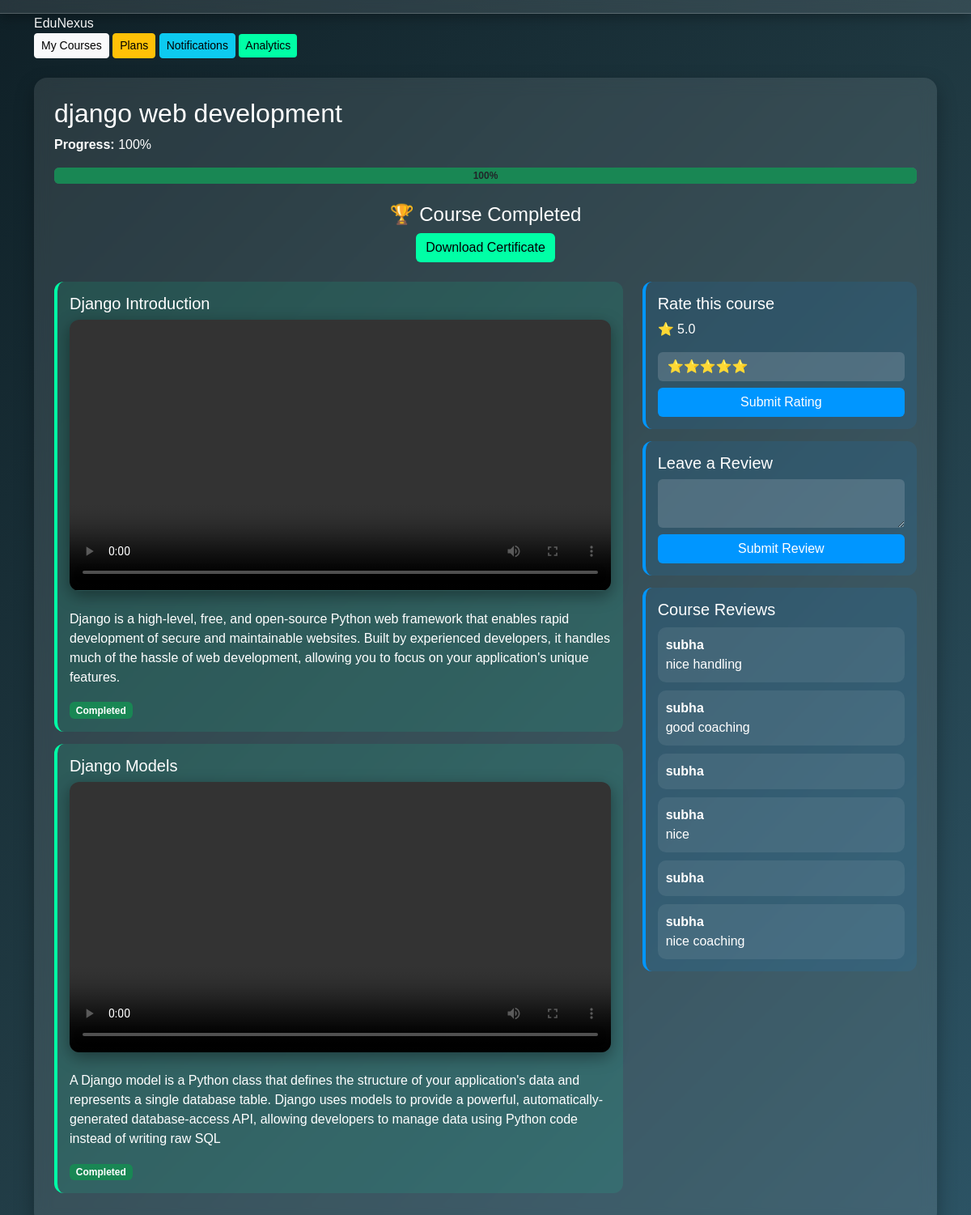
/course/2/ (signed in), run on the app's committed database.
### knowledgehub/models.py (models this page shows, shortened)
class Course(models.Model):
    title = models.CharField(max_length=200)
    description = models.TextField()
    created_at = models.DateTimeField(auto_now_add=True)
    image = models.ImageField(upload_to="course_images/", null=True, blank=True)
    is_premium = models.BooleanField(default=False)

class Lesson(models.Model):
    course = models.ForeignKey(Course, on_delete=models.CASCADE)
    title = models.CharField(max_length=200)
    content = models.TextField()
    video = models.FileField(upload_to="course_videos/", null=True, blank=True)

class CourseReview(models.Model):
    user = models.ForeignKey(User, on_delete=models.CASCADE)
    course = models.ForeignKey(Course, on_delete=models.CASCADE)
    comment = models.TextField()
    created_at = models.DateTimeField(auto_now_add=True)

### knowledgehub/views.py (the view)
# urls.py: path("course/<int:id>/", course_detail),
@login_required
def course_detail(request, id):
    course = get_object_or_404(Course, id=id)
    lessons = Lesson.objects.filter(course=course)
    total_lessons = lessons.count()
    completed = LessonProgress.objects.filter(
        user=request.user,
        lesson__course=course,
        completed=True
    ).count()
    avg_rating = CourseRating.objects.filter(
        course=course
    ).aggregate(avg=Avg("rating"))["avg"]
    progress = 0
    if total_lessons > 0:
        progress = int((completed / total_lessons) * 100)
    is_enrolled = Enrollment.objects.filter(
        user=request.user,
        course=course
    ).exists()
    completed_lessons = LessonProgress.objects.filter(
        user=request.user,
        lesson__course=course,
        completed=True
    ).values_list("lesson_id", flat=True)
    reviews = CourseReview.objects.filter(course=course).order_by("-created_at")
    return render(request, "course_detail.html", {
        "course": course,
        "lessons": lessons,
        "progress": progress,
        "is_enrolled": is_enrolled,
        "completed_lessons": completed_lessons,
        "total_lessons": total_lessons,
        "avg_rating": avg_rating,
        "reviews": reviews
    })

### knowledgehub/views.py (called while the page is built)
def notification_count(request):
    if request.user.is_authenticated:
        unread = Notification.objects.filter(
            user=request.user,
            is_read=False
        ).count()
    else:
        unread = 0
    return {"unread_count": unread}

### templates/course_detail.html (shortened to what this page needs)
<!DOCTYPE html>
<html>
<head>
<link href="https://cdn.jsdelivr.net/npm/bootstrap@5.3.2/dist/css/bootstrap.min.css" rel="stylesheet">
</head>
<body>
    <nav class="navbar navbar-expand-lg navbar-glass"></nav>
<div class="container">
<a class="navbar-brand" href="/">EduNexus</a>
<div>
<a class="btn btn-light btn-sm" href="/my-courses/">My Courses</a>
<a class="btn btn-warning btn-sm" href="/plans/">Plans</a>
<a class="btn btn-info btn-sm" href="/notifications/">Notifications</a>
<a class="btn btn-success btn-sm" href="/dashboard/">Analytics</a>
</div>
</div>
<div class="container mt-4">
<div class="main-card">
<h2>{{ course.title }}</h2>
<p><b>Progress:</b> {{ progress }}%</p>
<div class="progress mb-4">
<div class="progress-bar bg-success text-dark fw-bold" id="bar">
{{ progress }}%
</div>
</div>
{% if progress == 100 %}
<div class="text-center mb-4">
<h4>🏆 Course Completed</h4>
<a href="/certificate/{{ course.id }}/" class="btn btn-success">
Download Certificate
</a>
</div>
{% endif %}
<div class="row">
<div class="col-md-8">
{% for lesson in lessons %}
<div class="lesson-card">
<h5>{{ lesson.title }}</h5>
{% if lesson.video %}
<video class="w-100" style="max-height:420px;" controls>
<source src="{{ lesson.video.url }}" type="video/mp4">
</video>
{% endif %}
<p class="mt-3">{{ lesson.content }}</p>
{% if lesson.id in completed_lessons %}
<span class="badge bg-success">Completed</span>
{% else %}
<a href="/complete/{{ lesson.id }}/" class="btn btn-success btn-sm">
Mark Completed
</a>
{% endif %}
</div>
{% endfor %}
</div>
<div class="col-md-4 sidebar">
<div class="sidebar-card">
<h5>Rate this course</h5>
<p>⭐ {{ avg_rating|default:"No rating yet" }}</p>
<form method="post" action="/rate/{{ course.id }}/">
<select name="rating" class="form-control">
<option value="5">⭐⭐⭐⭐⭐</option>
</select>
<button class="btn btn-primary mt-2 w-100">
Submit Rating
</button>
</form>
</div>
<div class="sidebar-card">
<h5>Leave a Review</h5>
<form method="post" action="/review/{{ course.id }}/">
<textarea name="comment" class="form-control"></textarea>
<button class="btn btn-primary mt-2 w-100">
Submit Review
</button>
</form>
</div>
<div class="sidebar-card">
<h5>Course Reviews</h5>
{% for r in reviews %}
<div class="review-card">
<strong>{{ r.user.username }}</strong><br>
{{ r.comment }}
</div>
{% empty %}
<p>No reviews yet</p>
{% endfor %}
</div>
</div>
</div>
</div>
</div>
</body>
</html>

### templates/course_detail.html (style rules this page uses)
body { font-family:Arial; background:linear-gradient(135deg,#0f2027,#203a43,#2c5364); color:white; min-height:100vh; }
.navbar-glass { background:rgba(255,255,255,0.1); backdrop-filter:blur(12px); border-bottom:1px solid rgba(255,255,255,0.2); box-shadow:0 4px 15px rgba(0,0,0,0.3); }
.main-card { background:rgba(255,255,255,0.1); backdrop-filter:blur(10px); border-radius:16px; padding:25px; box-shadow:0 10px 25px rgba(0,0,0,0.3); }
.lesson-card { background:rgba(0,255,180,0.1); border-left:4px solid #00ffa6; padding:15px; border-radius:12px; margin-bottom:15px; transition:0.3s; }
.sidebar-card { background:rgba(0,150,255,0.1); border-left:4px solid #0096ff; padding:15px; border-radius:12px; margin-bottom:15px; }
.review-card { background:rgba(255,255,255,0.08); border-radius:10px; padding:10px; margin-top:10px; }
.progress { height:20px; background:rgba(255,255,255,0.2); }
.btn-success { background:#00ffa6; border:none; color:black; }
.btn-primary { background:#0096ff; border:none; }
video { border-radius:12px; box-shadow:0 6px 20px rgba(0,0,0,0.4); }
textarea,select { background:rgba(255,255,255,0.15)!important; border:none!important; color:white!important; }
.sidebar { position:sticky; top:20px; }

### data on the page
Course: title "django web development"
Lesson: title "Django Introduction", content "Django is a high-level, free, and open-source Python web framework that enables rapid development of secure and maintainable websites. Built by experienced developers, it handles much of the hassle of web development, allowing you to focus on your application's unique features.", shows "Completed"
Lesson: title "Django Models", content "A Django model is a Python class that defines the structure of your application's data and represents a single database table. Django uses models to provide a powerful, automatically-generated database-access API, allowing developers to manage data using Python code instead of writing raw SQL", shows "Completed"
CourseReview: user.username "subha", comment "nice handling"
CourseReview: user.username "subha", comment "good coaching"
CourseReview: user.username "subha"
CourseReview: user.username "subha", comment "nice"
CourseReview: user.username "subha"
CourseReview: user.username "subha", comment "nice coaching"

### other printed values
{{ progress }} "100"
{{ avg_rating|default:"No rating yet" }} "5.0"
